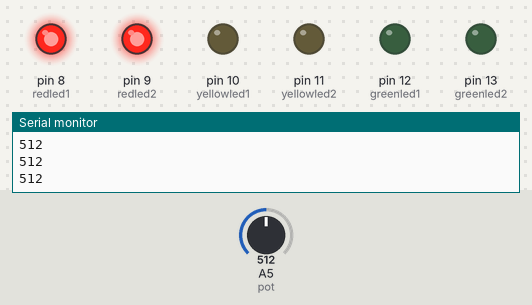
The sketch below on a simulated Arduino Uno, built with avr-gcc and run on an emulated ATmega328P. Shown: output pins drawn as LEDs (lit = HIGH), the last lines printed to the serial monitor. The inputs (shaded band) are chosen by the test bench; at power-on: A5 (pot) = 512.

Above: at 1.2 s.
1.3 s: A5 (pot) set to 482
At 3.2 s:
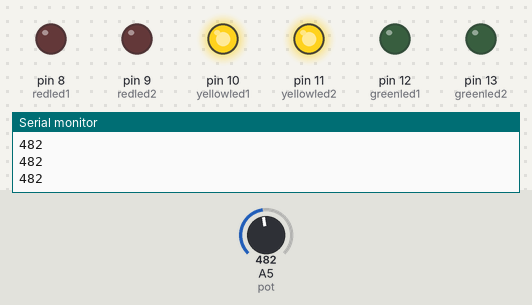
3.5 s: A5 (pot) set to 510
At 4.8 s:
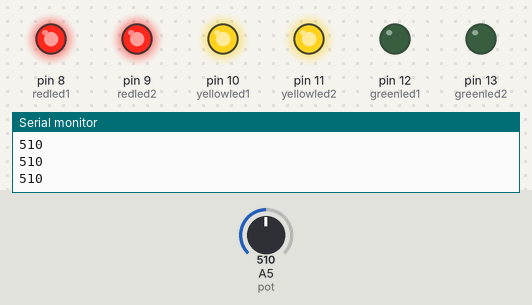
5.5 s: A5 (pot) set to 241
At 6.4 s:
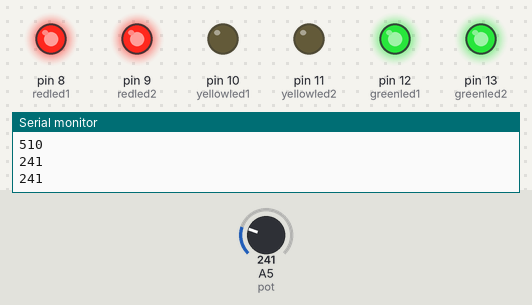
7.5 s: A5 (pot) set to 269
At 9.2 s:
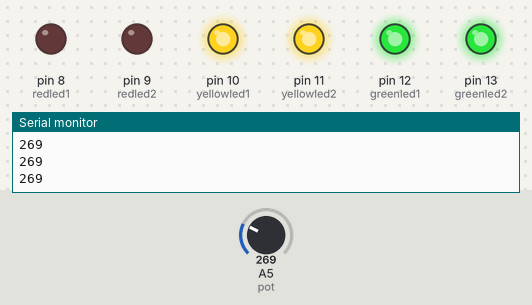
9.5 s: A5 (pot) set to 240
At 10.7 s:
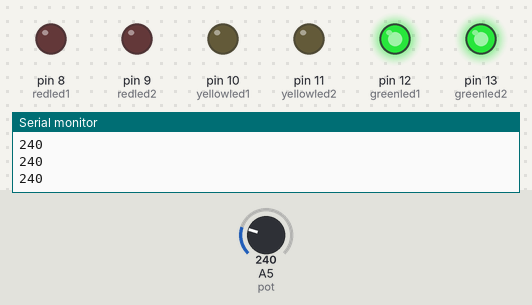
11.5 s: A5 (pot) set to 260
At 12.3 s:
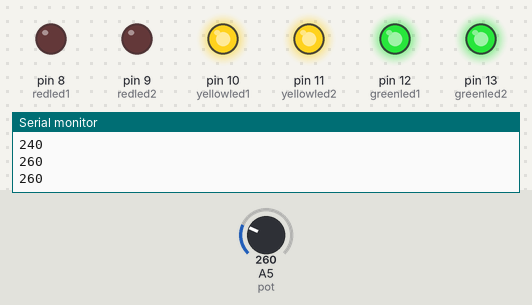
Timing chart, 0 to 14.5 s (numbered marks = the images above; inputs shaded):
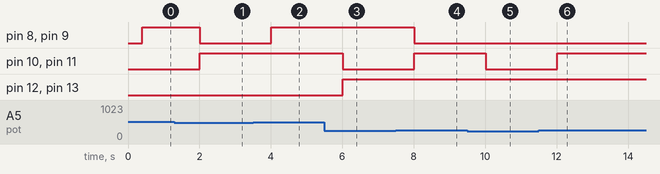

The sketch:

LEDPattern.ino
```cpp
int pot = A5;
int value = 0;
int redled1 = 8;
int redled2 = 9;
int yellowled1 = 10;
int yellowled2 = 11;
int greenled1 = 12;
int greenled2 = 13;

void setup(){
  Serial.begin(9600);
  pinMode(greenled2, OUTPUT);
  pinMode(greenled1, OUTPUT);
  pinMode(yellowled2, OUTPUT);
  pinMode(yellowled1, OUTPUT);
  pinMode(redled2, OUTPUT);
  pinMode(redled1, OUTPUT);
  pinMode(pot, INPUT);
}

void loop(){
  value = analogRead(pot);
  Serial.println(value);
  delay(400);

  if(value == 0){
    digitalWrite(greenled2, LOW);
    digitalWrite(greenled1, LOW);
  }
  else if(value > 0 && value <= 250){
    digitalWrite(greenled2, HIGH);
    digitalWrite(greenled1, HIGH);
    digitalWrite(yellowled2, LOW);
    digitalWrite(yellowled1, LOW);
  }
  else if(value >= 251 && value <= 500){
    digitalWrite(yellowled2, HIGH);
    digitalWrite(yellowled1, HIGH);
    digitalWrite(redled2, LOW);
    digitalWrite(redled1, LOW);
  }
  else if(value >= 501){
    digitalWrite(redled2, HIGH);
    digitalWrite(redled1, HIGH);
  }
}
```

Measured:
- the behaviour switches between 501 and 500 on A5 (pot) (found by bisection; images 0 and 1)
- the behaviour switches between 250 and 251 on A5 (pot) (found by bisection; images 3 and 4)
- after the input at 1.3 s, pin 8 (redled1), pin 9 (redled2): HIGH → LOW after 0.70 s; pin 10 (yellowled1), pin 11 (yellowled2): LOW → HIGH after 0.70 s
- after the input at 3.5 s, pin 8 (redled1), pin 9 (redled2): LOW → HIGH after 0.50 s
- after the input at 5.5 s, pin 10 (yellowled1), pin 11 (yellowled2): HIGH → LOW after 0.50 s; pin 12 (greenled1), pin 13 (greenled2): LOW → HIGH after 0.50 s
- after the input at 7.5 s, pin 8 (redled1), pin 9 (redled2): HIGH → LOW after 0.51 s; pin 10 (yellowled1), pin 11 (yellowled2): LOW → HIGH after 0.51 s
- after the input at 9.5 s, pin 10 (yellowled1), pin 11 (yellowled2): HIGH → LOW after 0.51 s
- after the input at 11.5 s, pin 10 (yellowled1), pin 11 (yellowled2): LOW → HIGH after 0.51 s
